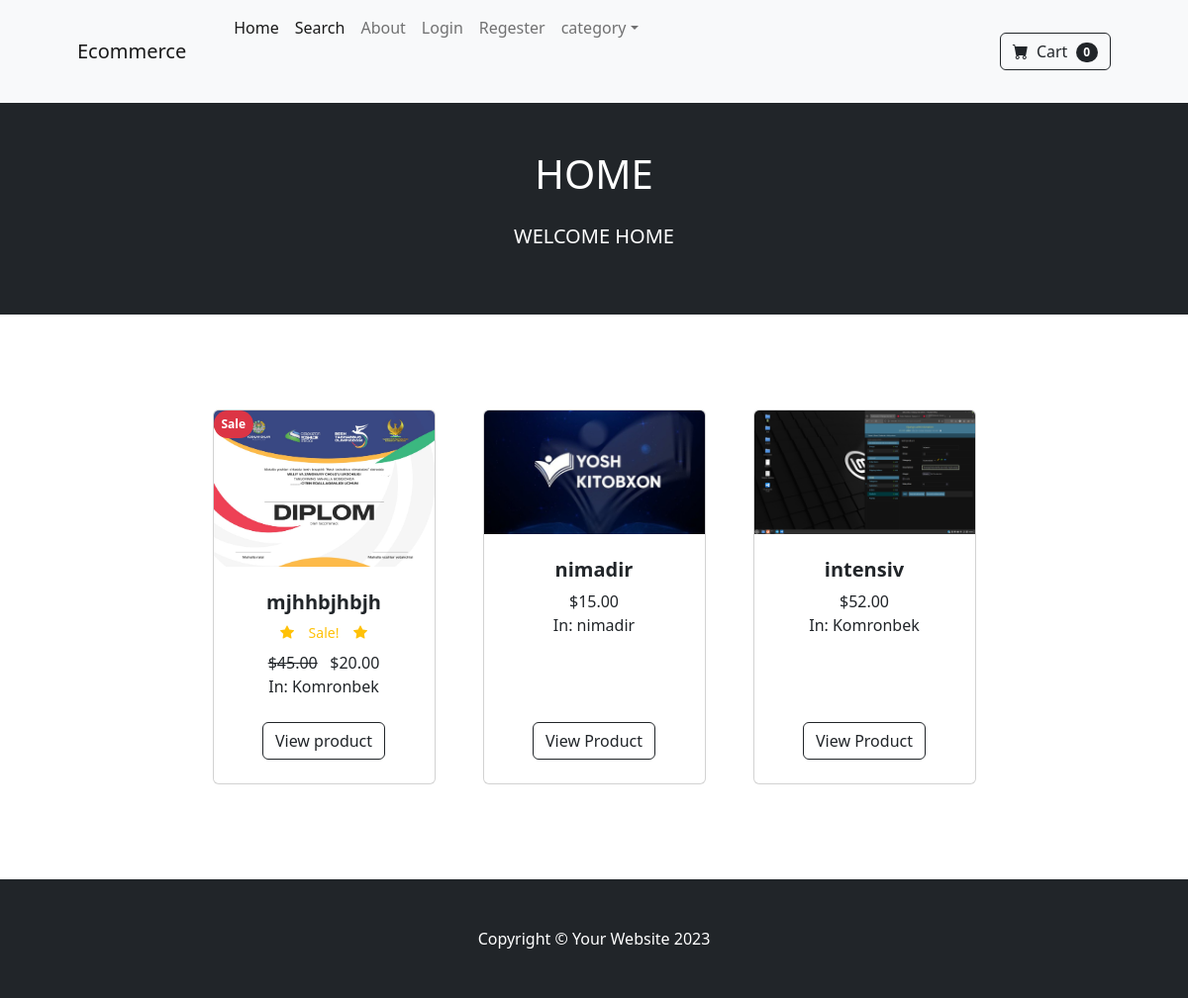
The page / on the database its author committed.
### store/models.py (models this page shows, shortened)
class Product(models.Model):
    name = models.CharField(max_length=100)
    price = models.DecimalField(default=0, decimal_places=2, max_digits=6)
    category = models.ForeignKey(Category, on_delete=models.CASCADE)
    description = models.CharField(max_length=200, default='')
    image = models.ImageField(upload_to='uploads/products/')
    is_sale = models.BooleanField(default=False)
    sale_price = models.DecimalField(default=0, decimal_places=2, max_digits=6)

class Category(models.Model):
    name = models.CharField(max_length=50)
    def __str__(self):
        return self.name
    class Meta:
        verbose_name_plural = 'Categories'

### store/views.py (the view)
# urls.py: 2. Add a URL to urlpatterns:  path('', views.home, name='home')
def home(request):
    products = Product.objects.all()
    return render(request, 'home.html', {'products':products})

### cart/cart.py (called while the page is built)
    def __len__(self):
        return len(self.cart)

### cart/context_processors.py (called while the page is built)
def cart(request):
    return {'cart': Cart(request)}

### store/templates/home.html
{%  extends 'base.html' %}
{% load static %}
{% block content %}
            <header class="bg-dark text-white py-5">
                <div class="container px-4 px-lg-5">
                    <div class="text-center text-uppercase">
                        <h1 class="mb-4">Home</h1>
                        <p class="lead">Welcome home</p>
                    </div>
                </div>
            </header>
        <section class="py-5">
            <div class="container px-4 px-lg-5 mt-5">
                <div class="row gx-4 gx-lg-5 row-cols-2 row-cols-md-3 row-cols-xl-4 justify-content-center">
                    {% for product in products %}
                        {% if product.is_sale %}
                        <div class="col mb-5">
                            <div class="card h-100">
                                <dev class="badge bg-danger text-white position-absolute top-0 start-0 p-2 rounded-pill">Sale</dev>
                                <img class="card-img-top" src="{{ product.image.url}}" alt="..." />
                                <div class="card-body p-4">
                                    <div class="text-center">
                                        <h5 class="fw-bolder">{{ product.name }}</h5>
                                        <div class="d-flex justify-content-center small text-warning mb-2">
                                            <div class="bi-star-fill"></div>
                                            &nbsp; &nbsp; Sale! &nbsp; &nbsp;
                                            <div class="bi-star-fill"></div>
                                        </div>
                                        <strike>${{ product.price }}</strike>
                                        &nbsp;
                                        ${{ product.sale_price }}
                                        <br/>
                                        In: {{ product.category }}
                                    </div>
                                </div>
                                <div class="card-footer p-4 pt-0 border-top-0 bg-transparent">
    <div class="text-center"><a class="btn btn-outline-dark mt-auto" href="{% url 'product' product.id %}">View product</a></div>
                                </div>
                            </div>
                        </div>
                        {% else %}
                    <div class="col mb-5">
                        <div class="card h-100">
                            <img class="card-img-top" src="{{ product.image.url}}" alt="..." />
                            <div class="card-body p-4">
                                <div class="text-center">
                                    <h5 class="fw-bolder">{{ product.name }}</h5>
                                    ${{ product.price  }}
                                    <br/>
                                    In: {{ product.category }}
                                </div>
                            </div>
                            <div class="card-footer p-4 pt-0 border-top-0 bg-transparent">
    <div class="text-center"><a class="btn btn-outline-dark mt-auto" href="{% url 'product' product.id %}">View Product</a></div>
                            </div>
                        </div>
                    </div>
                        {% endif %}
                    {% endfor %}
                </div>
            </div>
        </section>
{% endblock%}

### rows shown on the page
Product: image (picture), name "mjhhbjhbjh", price "45.00", sale_price "20.00", category "Komronbek"
Product: image (picture), name "nimadir", price "15.00", category "nimadir"
Product: image (picture), name "intensiv", price "52.00", category "Komronbek"

### other values the page prints
{{ cart|length }} "0"
